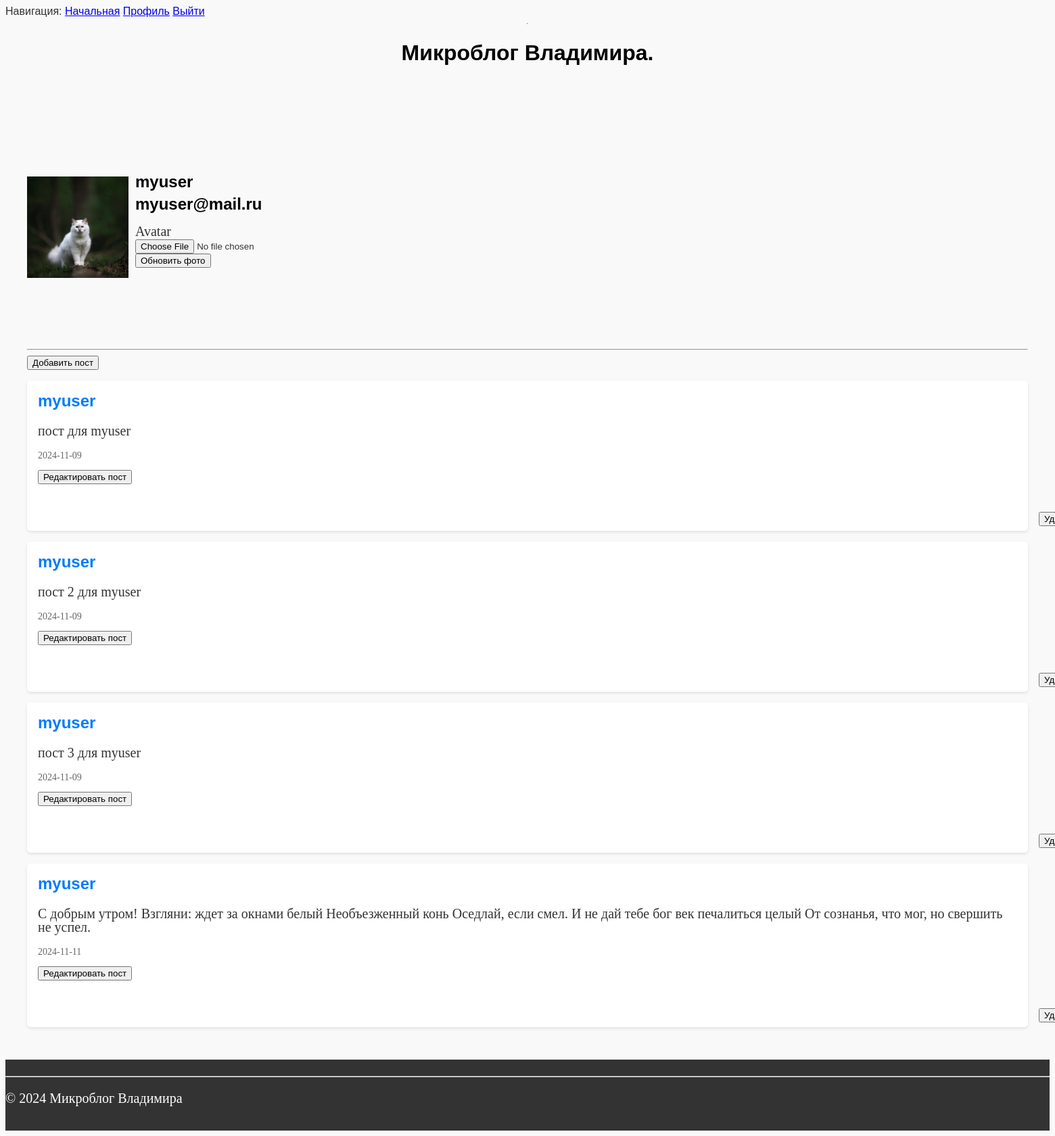
Before: /user/myuser (signed in) with the older database file.
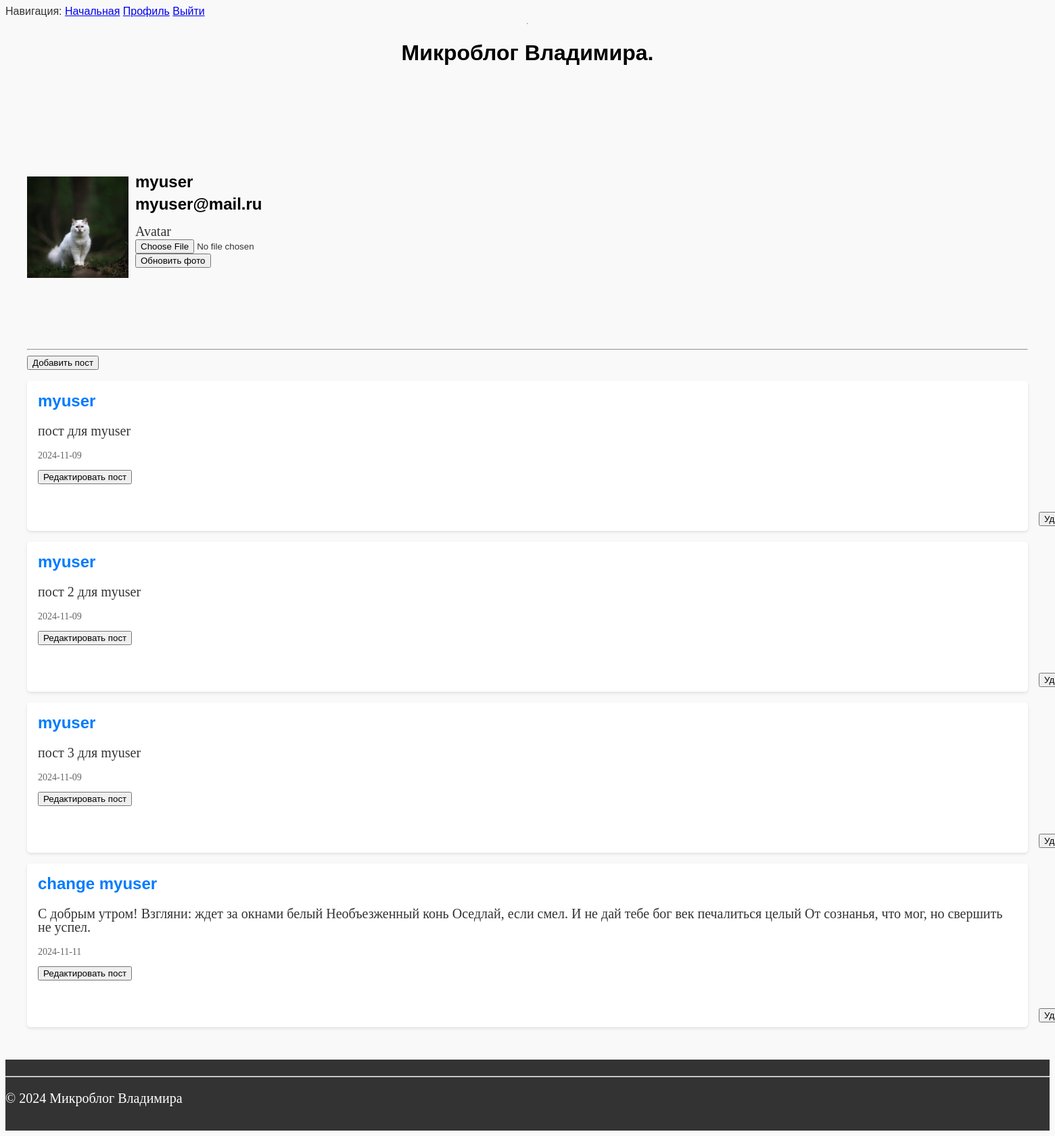
After: the same page with the newer database file.
### app/models.py (models this page shows, shortened)
class Post(db.Model):
    id = db.Column(db.Integer, primary_key=True)
    title = db.Column(db.String(120), nullable=False)
    text = db.Column(db.Text, nullable=False)
    date = db.Column(db.Text, nullable=False)
    user_id = db.Column(db.Integer, db.ForeignKey('user.id'), nullable=False)
    user = db.relationship('User', backref=db.backref('posts', lazy=True))

### app/routes.py (the view, shortened to what this page needs)
@app.route('/user/<username>',methods=['GET', 'POST'])
@login_required
def user(username):
    user = db.first_or_404(sa.select(User).where(User.username == username))
    posts = Post.query.filter_by(user_id=user.id).all()
    logger.info(f"user id from db: {user.id}")
    logger.info(f'id: {current_user.get_id()}')
    form = UpdateAvatarForm()
    return render_template('user.html', user=user, form=form, posts=posts)

### app/forms.py
class UpdateAvatarForm(FlaskForm):
    avatar = FileField('Avatar', validators=[FileAllowed(['jpg', 'png'], 'Только изображения!')])
    submit = SubmitField('Обновить фото')

### app/models.py (called while the page is built)
@login.user_loader
def load_user(id):
    return db.session.get(User, int(id))

    def avatar_url(self):
        if self.avatar:
            return url_for('static', filename=f'avatars/{self.avatar}')
        return url_for('static', filename='avatars/default_avatar.png')

### app/templates/user.html (shortened to what this page needs)
{% extends "base.html" %}
{% block content %}
    <h2 class="username"> {{ user.username }}</h2>
    <h2 class="useremail"> {{ user.email }}</h2>
    <form action="" method="post" enctype="multipart/form-data">
        <img src="{{ user.avatar_url() }}" alt="{{ user.username }}'s avatar" width="150" height="150">
            <br>
            <p class="avataruser">
                {{ form.avatar.label }}<br>
                {{ form.avatar() }} <br>
                {{ form.submit() }}
            </p>
    </form>
    <hr>
    <form action="/add_post">
        <button class="addpost" type="submit">Добавить пост</button>
    </form>
    {% for post in posts %}
    <article class="post">
        <h2>{{ post.title }} </h2>
        <p>{{ post.text }}</p>
        <p class="post-meta">{{ post.date }}</p>
        <form action="{{ url_for('change_user_post', post_id=post.id) }}" method="post">
            <button type="submit">Редактировать пост</button>
        </form>
        <form action="{{ url_for('delete_post', post_id=post.id) }}" method="post">
            <button class="deletepostuser" type="submit">Удалить пост</button>
        </form>
    </article>
    {% endfor %}
{% endblock %}

Changed rows visible on the page:
changed Post: title "myuser" → "change myuser"
